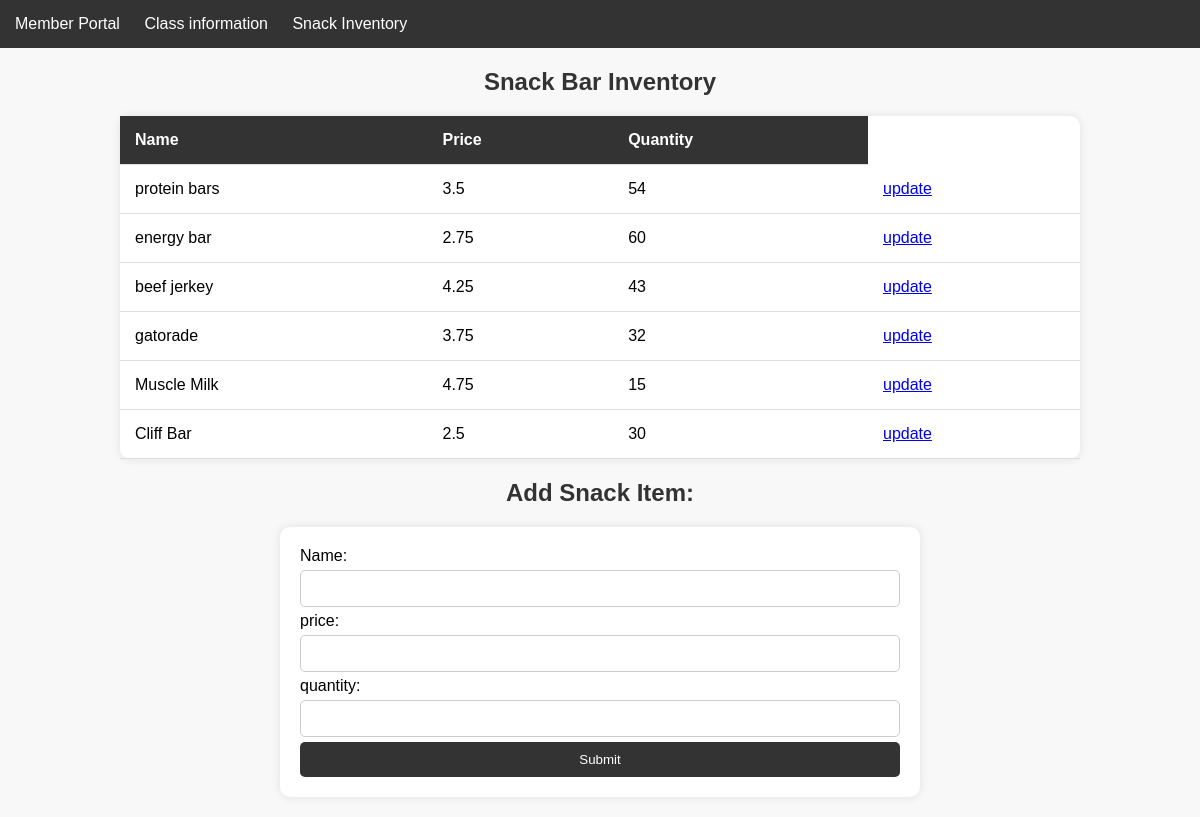
/snacks, run on the app's committed database.
### main.py (models this page shows)
class Snacks(db.Model):
    snack_id = db.Column(db.Integer, primary_key=True)
    snack_name = db.Column(db.String)
    snack_count = db.Column(db.Integer)
    unit_price = db.Column(db.Float)

### main.py (the view)
@app.route('/snacks')
def snacks():
    snacks_info = fetchSnackInfo()
    return render_template('Snacks.html', snacks=snacks_info)

### main.py (called while the page is built)
def fetchSnackInfo():
    with app.app_context():
        query = db.session.query(Snacks).all()
        snacks_info = []
        for snack in query:
            snack_info = {
                'snack_name': snack.snack_name,
                'snack_count': snack.snack_count,
                'unit_price': snack.unit_price
            }
            snacks_info.append(snack_info)
    return snacks_info

### templates/Snacks.html (shortened to what this page needs)
{% extends "base.html" %}
{% block content %}
<h2>Snack Bar Inventory</h2>
<table>
    <tr>
        <th>Name</th>
        <th>Price</th>
        <th>Quantity</th>
    </tr>
    {% for snack in snacks %}
        <tr>
            <td>{{ snack.snack_name }}</td>
            <td>{{ snack.unit_price }}</td>
            <td>{{ snack.snack_count }}</td>
            <td><a href="/updateSnack">update</a></td>
        </tr>
    {% endfor %}
</table>
<h2>Add Snack Item:</h2>
<form action="/addsnack" method="post">
    Name: <input type="text" name="name" value="">
    price: <input type="number" step="0.01" name="price" value="">
    quantity: <input type="number" name="count" value="">
    <input type="submit">
</form>
{% endblock %}

### static/style.css (style rules this page uses)
body { font-family: Arial, sans-serif; margin: 0; padding: 0; background-color: #f8f8f8; }
h1, h2 { color: #333; text-align: center; margin-bottom: 20px; }
form { margin: 20px auto; width: 50%; padding: 20px; background-color: #fff; border-radius: 10px; box-shadow: 0 0 10px rgba(0, 0, 0, 0.1); }
form input[type="text"], form input[type="number"], form select { width: 100%; padding: 10px; margin: 5px 0; border: 1px solid #ccc; border-radius: 5px; box-sizing: border-box; }
form input[type="submit"] { width: 100%; background-color: #333; color: #fff; padding: 10px; border: none; border-radius: 5px; cursor: pointer; }
table { border-collapse: collapse; width: 80%; margin: 20px auto; background-color: #fff; border-radius: 10px; box-shadow: 0 0 10px rgba(0, 0, 0, 0.1); }
table th, table td { padding: 15px; text-align: left; border-bottom: 1px solid #ddd; }
table th { background-color: #333; color: #fff; }

### data on the page
Snacks: snack_name "protein bars", unit_price "3.5", snack_count "54"
Snacks: snack_name "energy bar", unit_price "2.75", snack_count "60"
Snacks: snack_name "beef jerkey", unit_price "4.25", snack_count "43"
Snacks: snack_name "gatorade", unit_price "3.75", snack_count "32"
Snacks: snack_name "Muscle Milk", unit_price "4.75", snack_count "15"
Snacks: snack_name "Cliff Bar", unit_price "2.5", snack_count "30"
